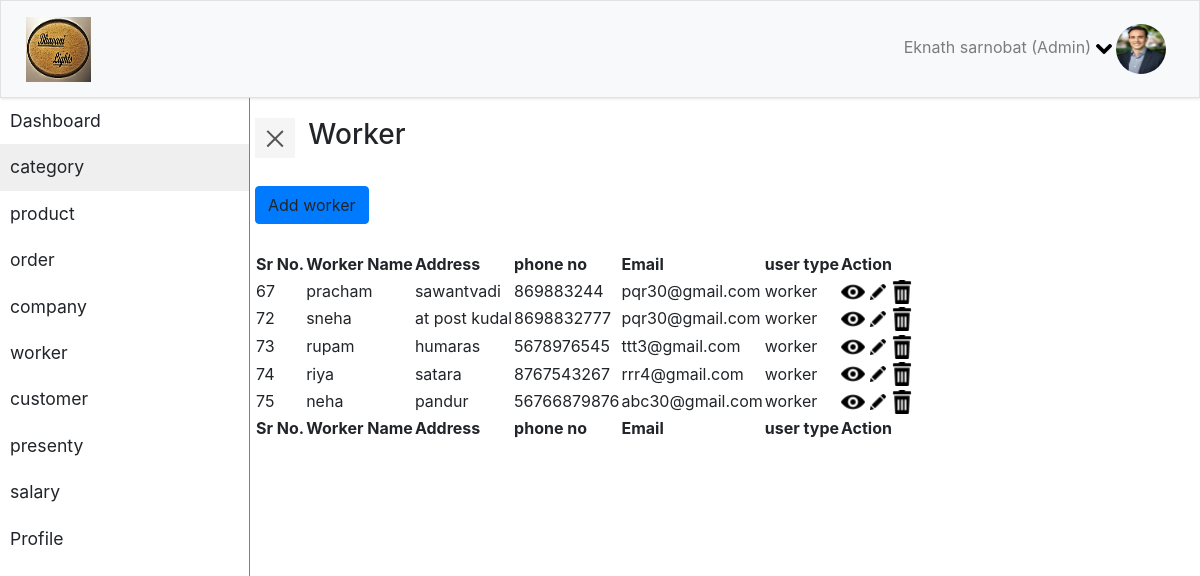
/worker.php, run on the app's committed database.
### tables this page shows
CREATE TABLE `user` (
  `userid` int(45) NOT NULL,
  `name` varchar(45) NOT NULL,
  `address` varchar(45) NOT NULL,
  `phone_no` varchar(45) NOT NULL,
  `email_id` varchar(45) NOT NULL,
  `user_type` varchar(45) NOT NULL,
  `password` varchar(45) NOT NULL
);

### classes/Worker.php (called while the page is built, shortened)
<?php
class User
{
public static function selectUser(User $user)
{
$con=Database::getCon();
$query="SELECT * from user WHERE user_type='worker'";
$result=mysqli_query($con,$query);
if(mysqli_num_rows($result)>0)
{
	return $result;
}
else{
	return false;
}
}
}
?>

### worker.php (the view, shortened to what this page needs)
<?php
include("classes/Worker.php");
$user=new User();
?>
<!DOCTYPE html>
<html>
<head>
    <link rel="stylesheet" href="css/bootstrap.min.css">
    <link rel="stylesheet" href="css/style.css">
    <link rel="stylesheet" href="css/jquery.dataTables.min.css">
    <link rel="stylesheet" href="css/buttons.dataTables.min.css">
    <link rel="stylesheet" href="css/custom.css">
    <link rel="stylesheet" href="css/jquery.dataTables.min.css">
    <link rel="stylesheet" href="css/buttons.dataTables.min.css">
</head>
<body>
    <section id="header">
        <nav class="navbar navbar-expand-lg navbar-light bg-light border">
                <div class="container-fluid">
                     <img src="images/logo.png" alt="" class="float-left" height="65" width="65">
                    <div class="collapse navbar-collapse" id="navbarSupportedContent">
                            <ul class="nav navbar-nav ml-auto">
                                        <li class="dropdown nav-item">
                                                <a class="nav-link" data-toggle="dropdown">
                                                  <span> Eknath sarnobat (Admin) <img src="icons/chevron-arrow-down.png"></span> <img src="images/profile-image.jpg" height="50" width="50" class="rounded-circle">
                                                </a>
                                            </li>
                            </ul>
                        </div>
                </div>
        </nav>
    </section>
    <section>
            <div class="wrapper">
                <nav id="sidebar" class="">
                    <ul class="list-unstyled">
							<li>
                                <a href="dashbord.php">Dashboard</a>
                            </li>
                            <li class="active">
                                <a href="category.php">category</a>
                            </li>
                            <li>
                                <a href="product.php">product</a>
                            </li>
							<li>
                                <a href="order.php">order</a>
                            </li>
							<li>
                                <a href="company.php">company</a>
                            </li>
							<li>
                                <a href="worker.php">worker</a>
                            </li>
							<li>
                                <a href="customer.php">customer</a>
                            </li>
							<li>
                                <a href="presenty.php">presenty</a>
                            </li>
							<li>
                                <a href="salary.php">salary</a>
                            </li>
                            <li>
                                <a href="profile.php">Profile</a>
                            </li>
                    </ul>
            </nav>
              <div id="content">
                <div class="row" style="margin-bottom:20pt">
                        <button type="button" id="sidebarCollapse" class="navbar-btn">
                                <span></span>
                            </button>
							   <h3 style="margin-left:10pt">Worker</h3>
                </div>
                 <div class="row" style="margin-bottom:20pt">
                    <a type="button" class="btn btn-primary" data-toggle='modal' data-target='#myModal' style='display:inline'>Add worker</a>
                </div>
                  <div class="row">
                                <table id="functionality" class="display mt20">
                                        <thead>
                                            <tr>
                                                <th>Sr No.</th>
                                                <th>Worker Name</th>
                                                <th>Address</th>
                                                <th>phone no</th>
                                                <th>Email</th>
												 <th>user type</th>
                                                <th>Action</th>
                                            </tr>
                                        </thead>
                                        <tbody>
                                            <?php
										if($result=User::selectUser($user))
										{
											while($record=mysqli_fetch_array($result))
											{
                                            echo"<tr>
										<form method='post'name='form1'>
                                        <input type='hidden' name='uniq' value=".$record['userid'].">
                                                <tr>
												<td>".$record['userid']."</td>
												<td>".$record['name']."</td>
												<td>".$record['address']."</td>
												<td>".$record['phone_no']."</td>
							                     <td>".$record['email_id']."</td>
												 <td>".$record['user_type']."</td>
                                          <td><a href='#Modalview".$record['userid']."' data-toggle='modal' data-target='#Modalview".$record['userid']."'style='display:inline'><img src='icons/eye.png'></a>
                                                    <a href='#Modalupdate".$record['userid']."' data-toggle='modal' data-target='#Modalupdate".$record['userid']."' style='display:inline'><img src='icons/pencil-edit-button.png'></a>
                                                    <a href='#Modaldelete".$record['userid']."' data-toggle='modal' data-target='#Modaldelete".$record['userid']."' style='display:inline'><img src='icons/rubbish-bin.png'></a>
                                                </td>
												</form>
                                            </tr>";
											}
										}
											?>
                                        </tbody>
                                        <tfoot>
                                            <tr>
                                                <th>Sr No.</th>
                                                <th>Worker Name</th>
                                                <th>Address</th>
                                                <th>phone no</th>
                                                <th>Email</th>
												<th>user type</th>
                                                <th>Action</th>
                                            </tr>
                                        </tfoot>
                                    </table>
                        </div>
            </div>
        </div>
    </section>
</body>
</html>

### css/style.css (style rules this page uses)
a, a:hover, a:focus { color: inherit; text-decoration: none; transition: all 0.3s; }
.navbar { padding: 15px 10px; background: #fff; border: none; border-radius: 0; box-shadow: 1px 1px 3px rgba(0, 0, 0, 0.1); }
.navbar-btn { box-shadow: none; outline: none !important; border: none; }
.wrapper { display: flex; width: 100%; align-items: stretch; perspective: 1500px; }
#sidebar { min-width: 250px; max-width: 250px; transform-origin: bottom left; border-right: 1px solid gray; }
#sidebar ul li a { padding: 10px; font-size: 1.1em; display: block; }
#sidebar ul li.active > a, a[aria-expanded="true"] { background-color: #1111 }
#content { width: 100%; padding: 20px; min-height: 100vh; transition: all 0.3s; }
#sidebarCollapse { width: 40px; height: 40px; background: #f5f5f5; cursor: pointer; }
#sidebarCollapse span { width: 80%; height: 2px; margin: 0 auto; display: block; background: #555; transition: all 0.8s cubic-bezier(0.810, -0.330, 0.345, 1.375); transition-delay: 0.2s; }
#sidebarCollapse span:last-of-type { transform: rotate(-45deg) translate(1px, -1px); }

### data on the page
user: userid "67", name "pracham", address "sawantvadi", phone_no "869883244", email "pqr30@gmail.com", user_type "worker"
user: userid "72", name "sneha", address "at post kudal", phone_no "8698832777", email "pqr30@gmail.com", user_type "worker"
user: userid "73", name "rupam", address "humaras", phone_no "5678976545", email "ttt3@gmail.com", user_type "worker"
user: userid "74", name "riya", address "satara", phone_no "8767543267", email "rrr4@gmail.com", user_type "worker"
user: userid "75", name "neha", address "pandur", phone_no "56766879876", email "abc30@gmail.com", user_type "worker"
